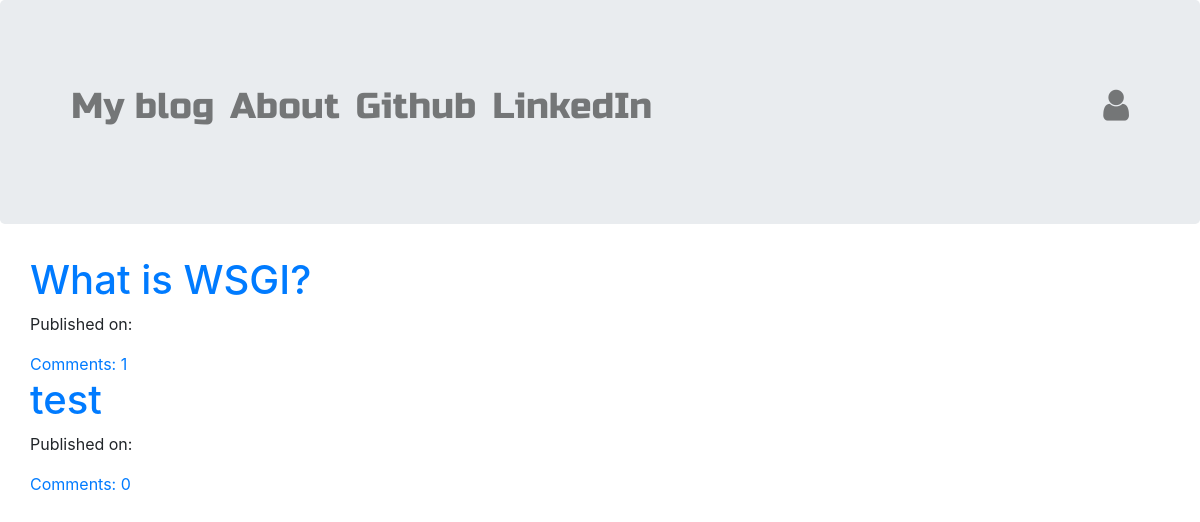
The page / on the database its author committed.
### blog/models.py (models this page shows, shortened)
class Post(models.Model):
    author = models.ForeignKey('auth.User')
    title = models.CharField(max_length=200)
    text = models.TextField()
    create_date = models.DateTimeField(default=timezone.now)
    published_date = models.DateTimeField(blank=True,null=True)
    def approve_comments(self):
        return self.comments.filter(approved_comment=True)

### blog/views.py (the view)
# urls.py: url(r'^$',views.PostListView.as_view(),name='post_list'),
class PostListView(ListView):
    model = Post
    def get_queryset(self):
        return Post.objects.filter(published_date__lte=timezone.now()).order_by('-published_date')

### blog/templates/blog/post_list.html
{% extends "blog/base.html" %}
{% block content %}
<div class="centerstage row">
  <div class="col-12">
    {% for post in post_list %}
    <div class="post">
      <h1><a href="{% url 'post_detail' pk=post.pk %}">{{ post.title }}</a></h1>
      <div class="date">
        <p>Published on: {{ post.published |date:"D M Y" }}</p>
      </div>
      <a href="{% url 'post_detail' pk=post.pk %}">Comments: {{ post.approve_comments.count }}</a>
    </div>
    {% endfor %}
  </div>
</div>
{% endblock %}

### blog/static/css/blog.css (style rules this page uses)
.centerstage { margin-left: auto; margin-right: auto; }
.loader { filter:hue-rotate(0deg); color:linear-gradient(45deg,#0f8,#08f); animation:hue 10000ms infinite linear; }

### rows shown on the page
Post: title "What is WSGI?", approve_comments.count "1"
Post: title "test", approve_comments.count "0"
